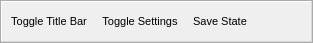
<?xml version="1.0" encoding="UTF-8"?>
<ui version="4.0">
 <class>ParamToolBar</class>
 <widget class="QToolBar" name="UncertaintyToolBar">
  <property name="geometry">
   <rect>
    <x>0</x>
    <y>0</y>
    <width>313</width>
    <height>43</height>
   </rect>
  </property>
  <property name="font">
   <font>
    <pointsize>8</pointsize>
    <kerning>true</kerning>
   </font>
  </property>
  <property name="windowTitle">
   <string>Parameter Explorer Toolbar</string>
  </property>
  <property name="toolTip">
   <string/>
  </property>
  <property name="layoutDirection">
   <enum>Qt::LeftToRight</enum>
  </property>
  <property name="iconSize">
   <size>
    <width>32</width>
    <height>32</height>
   </size>
  </property>
  <action name="action_ToggleTitleBar">
   <property name="icon">
    <iconset resource="../../core/open_iA.qrc">
     <normaloff>:/images/GEMSe_toggle_titleBar.png</normaloff>:/images/GEMSe_toggle_titleBar.png</iconset>
   </property>
   <property name="text">
    <string>Toggle Title Bar</string>
   </property>
  </action>
  <action name="action_ToggleSettings">
   <property name="icon">
    <iconset resource="../../core/open_iA.qrc">
     <normaloff>:/images/settings.png</normaloff>:/images/settings.png</iconset>
   </property>
   <property name="text">
    <string>Toggle Settings</string>
   </property>
  </action>
  <action name="action_SaveState">
   <property name="icon">
    <iconset resource="../../core/open_iA.qrc">
     <normaloff>:/images/save.png</normaloff>:/images/save.png</iconset>
   </property>
   <property name="text">
    <string>Save State</string>
   </property>
  </action>
  <addaction name="action_ToggleTitleBar"/>
  <addaction name="action_ToggleSettings"/>
  <addaction name="action_SaveState"/>
 </widget>
 <resources>
  <include location="../../core/open_iA.qrc"/>
 </resources>
 <connections/>
</ui>
